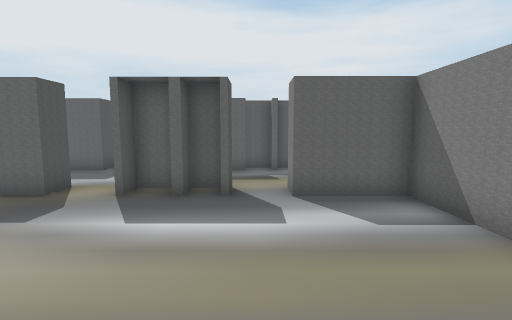
View 1 (above)

23 first-person views from a walk through a Unity game level. The camera is 1.5 m above the floor, tilts 6° down and sees 85° across. The floor is counted in squares, 1 m on a side. Each view is taken from the middle of a square. On the plan, view 1 faces up. The plan holds only what a view shows up to about 14 squares ahead; the rest is blank. The place goes on beyond the plan. Some surface patterns are stand-ins.

View 2
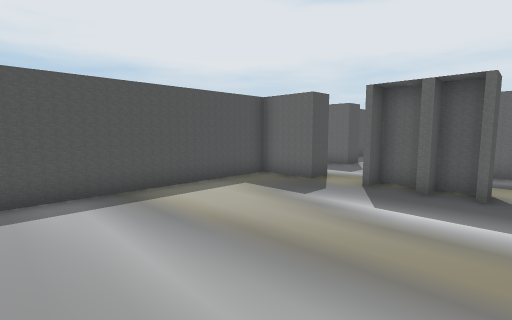

View 3
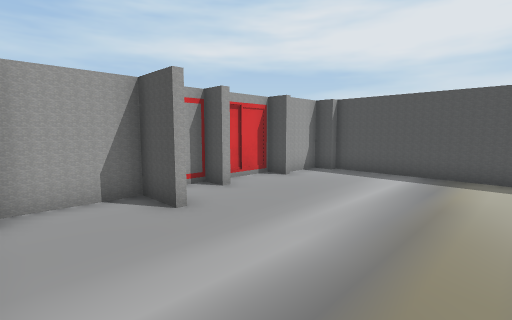

View 4
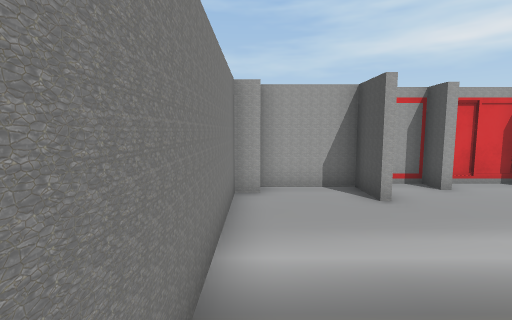

View 5
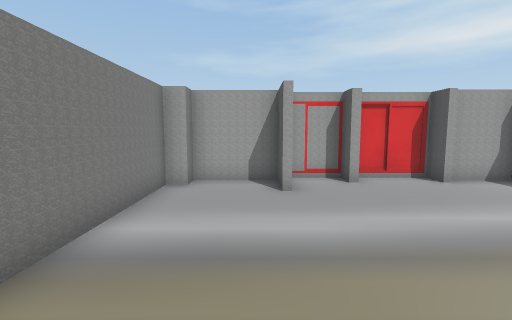

View 6
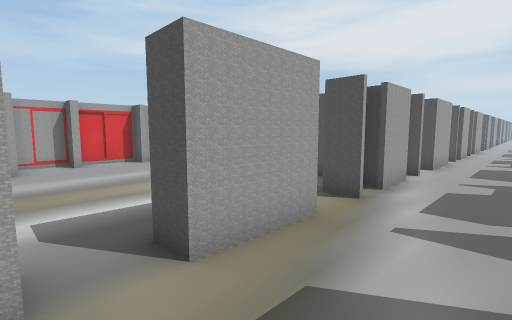

View 7
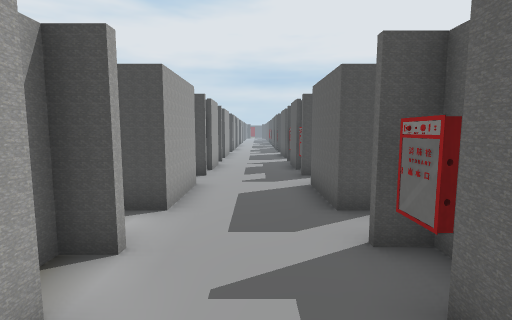

View 8
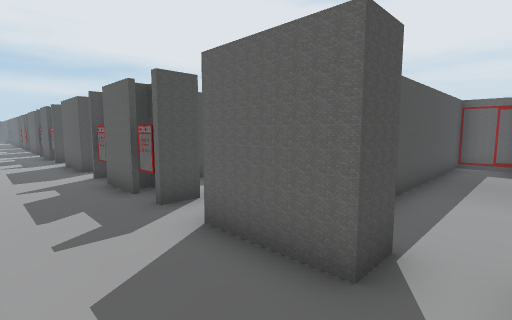

View 9
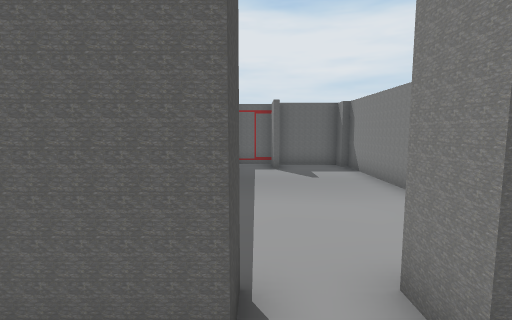

View 10
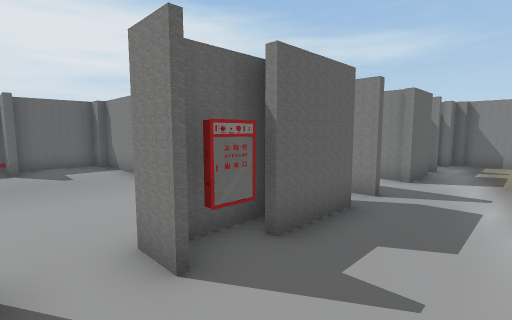

View 11
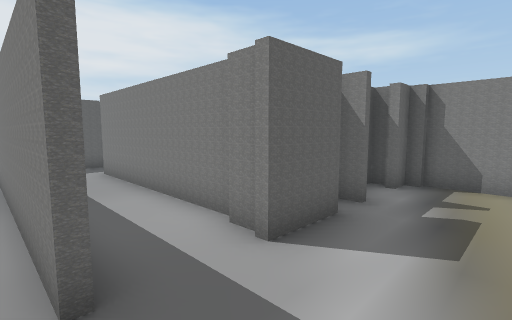

View 12
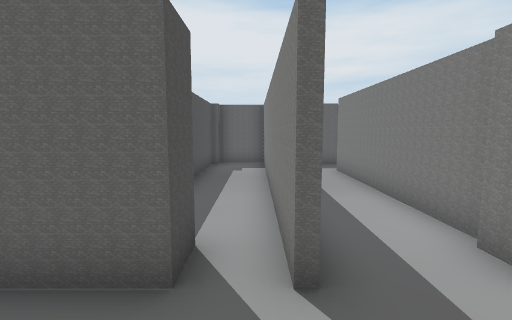

View 13
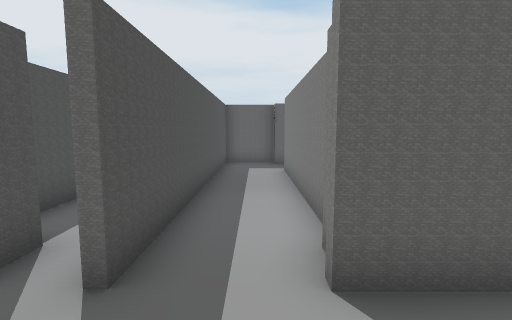

View 14
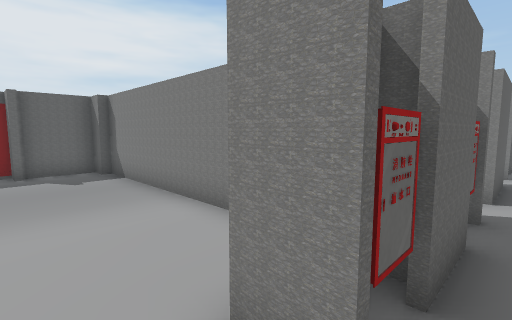

View 15
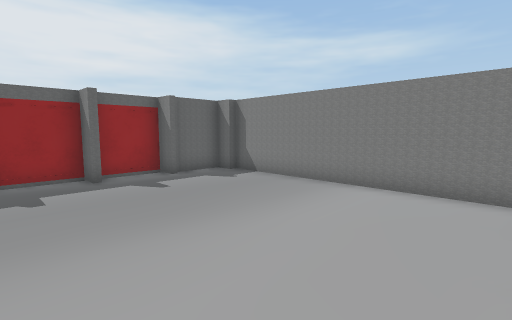

View 16
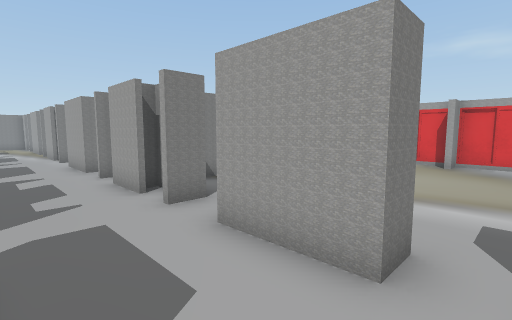

View 17
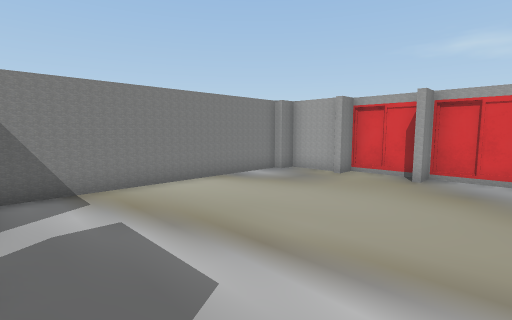

View 18
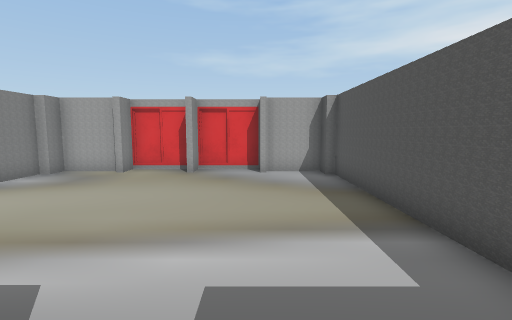

View 19
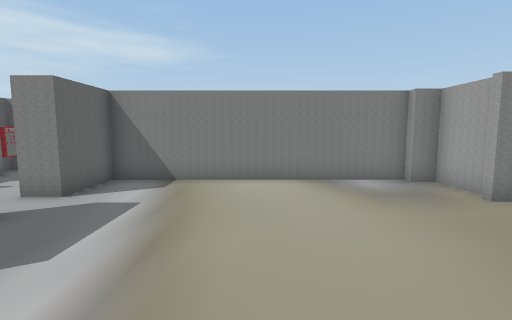

View 20
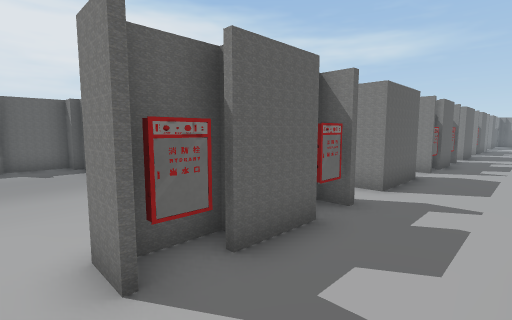

View 21
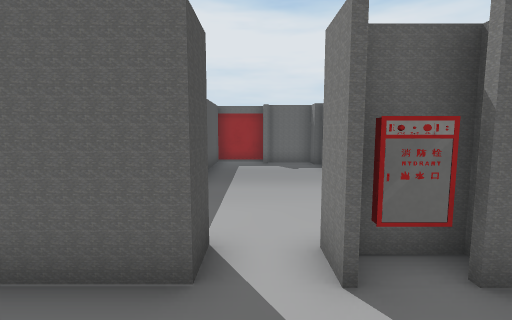

View 22
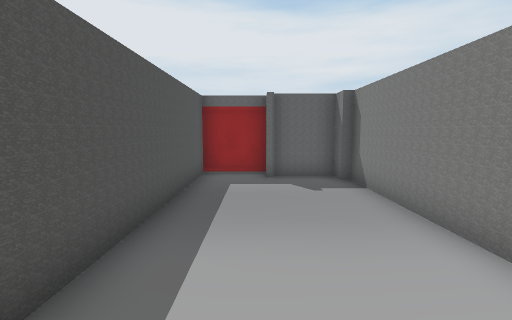

View 23
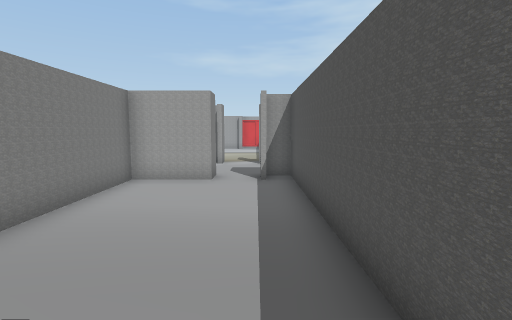

### Floor plan
Key: @ floor where view 1 was taken; # wall or solid block; x gap in a wall; . floor; = window, fence, low wall or low ledge; H hydrant.
Columns run from 34 left of view 1 to 4 right of it. Each row starts with its distance up from view 1.
 22  ####    ######       ###
 21  #..###   ..#.###     #.##########
 20  #....#  .......#     #.#..#..#..
 19  #....#  .......#     #....#..#..
 18  #....#  .......#     #....#..#.#
 17  #....#  .......#     #....#..#.#
 16  #....#  .......#     #....#..#.#
 15  #....#  .......#     #....#..#.=
 14  #....   .......#     #....#..#.=
 13   ...     ......#     #....#..#.=
 12   ...    . .....#  #  #....#..#.=
 11 ###.####H..##xxH#######..H###.#.#=== =#
 10  .....................................#
  9     ..................................#
  8    . .................................#
  7          .###.#.##.#.##..#####.###.#  #
  6          .....####    #..  ##......####
  5        ..........#         #..........#
  4       #..........#         #..........#
  3       #..........#         #..........#
  2       #..........#         #..........#
  1       #..........#         #..........#
  0       #..........#         #......@...#
 -1       #..........#         #..........#
 -2       #..........#         #......#...#
 -3       #..#.#..#.##         #..#.#.#..##
 -4       ###########          ###########

Positions as (right, up) in squares from view 1, and headings:
1: (0, 0), facing up
2: (0, -1), facing up-left
3: (3, 3), facing down-left
4: (3, 4), facing down
5: (1, 5), facing down
6: (1, 10), facing down-left
7: (-6, 9), facing left
8: (-10, 8), facing up-left
9: (-11, 9), facing up
10: (-11, 8), facing up-right
11: (-5, 8), facing up-right
12: (-5, 8), facing up
13: (-3, 8), facing up
14: (-21, 10), facing up-right
15: (-25, 12), facing up-right
16: (-25, 10), facing down-right
17: (-25, 6), facing down-right
18: (-25, 7), facing down
19: (-26, 2), facing right
20: (-31, 8), facing up-right
21: (-31, 8), facing up
22: (-31, 12), facing up
23: (-11, 20), facing down
